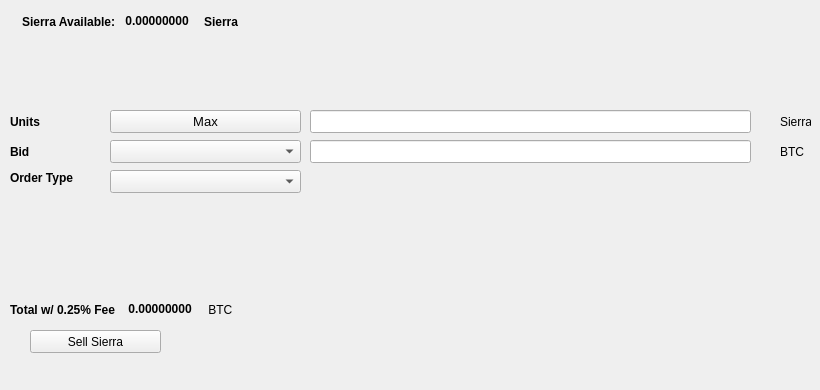
   <widget class="QWidget" name="SellTab">
    <attribute name="title">
     <string>Sell</string>
    </attribute>
    <widget class="QLabel" name="label_16">
     <property name="geometry">
      <rect>
       <x>780</x>
       <y>140</y>
       <width>31</width>
       <height>23</height>
      </rect>
     </property>
     <property name="text">
      <string>BTC</string>
     </property>
    </widget>
    <widget class="QComboBox" name="SellBidcomboBox">
     <property name="geometry">
      <rect>
       <x>110</x>
       <y>140</y>
       <width>191</width>
       <height>23</height>
      </rect>
     </property>
     <property name="font">
      <font>
       <pointsize>10</pointsize>
      </font>
     </property>
    </widget>
    <widget class="QLabel" name="label_18">
     <property name="geometry">
      <rect>
       <x>10</x>
       <y>110</y>
       <width>46</width>
       <height>23</height>
      </rect>
     </property>
     <property name="font">
      <font>
       <weight>75</weight>
       <bold>true</bold>
      </font>
     </property>
     <property name="text">
      <string>Units</string>
     </property>
    </widget>
    <widget class="QPushButton" name="Sell_Max_Amount">
     <property name="geometry">
      <rect>
       <x>110</x>
       <y>110</y>
       <width>191</width>
       <height>23</height>
      </rect>
     </property>
     <property name="font">
      <font>
       <pointsize>10</pointsize>
      </font>
     </property>
     <property name="text">
      <string>Max</string>
     </property>
    </widget>
    <widget class="QLabel" name="label_20">
     <property name="geometry">
      <rect>
       <x>10</x>
       <y>170</y>
       <width>91</width>
       <height>16</height>
      </rect>
     </property>
     <property name="font">
      <font>
       <weight>75</weight>
       <bold>true</bold>
      </font>
     </property>
     <property name="text">
      <string>Order Type</string>
     </property>
    </widget>
    <widget class="QComboBox" name="SellOrdertypeCombo">
     <property name="geometry">
      <rect>
       <x>110</x>
       <y>170</y>
       <width>191</width>
       <height>23</height>
      </rect>
     </property>
     <property name="font">
      <font>
       <pointsize>10</pointsize>
      </font>
     </property>
    </widget>
    <widget class="QLabel" name="label_21">
     <property name="geometry">
      <rect>
       <x>10</x>
       <y>140</y>
       <width>46</width>
       <height>23</height>
      </rect>
     </property>
     <property name="font">
      <font>
       <weight>75</weight>
       <bold>true</bold>
      </font>
     </property>
     <property name="text">
      <string>Bid</string>
     </property>
    </widget>
    <widget class="QLabel" name="label_22">
     <property name="geometry">
      <rect>
       <x>780</x>
       <y>110</y>
       <width>31</width>
       <height>23</height>
      </rect>
     </property>
     <property name="text">
      <string>Sierra</string>
     </property>
    </widget>
    <widget class="QLineEdit" name="UnitsInputSierra">
     <property name="geometry">
      <rect>
       <x>310</x>
       <y>110</y>
       <width>441</width>
       <height>23</height>
      </rect>
     </property>
     <property name="font">
      <font>
       <pointsize>9</pointsize>
       <weight>75</weight>
       <bold>true</bold>
      </font>
     </property>
    </widget>
    <widget class="QLineEdit" name="SellBidPriceEdit">
     <property name="geometry">
      <rect>
       <x>310</x>
       <y>140</y>
       <width>441</width>
       <height>23</height>
      </rect>
     </property>
     <property name="font">
      <font>
       <pointsize>9</pointsize>
       <weight>75</weight>
       <bold>true</bold>
      </font>
     </property>
    </widget>
    <widget class="QPushButton" name="SellSierraBTN">
     <property name="geometry">
      <rect>
       <x>30</x>
       <y>330</y>
       <width>131</width>
       <height>23</height>
      </rect>
     </property>
     <property name="text">
      <string>Sell Sierra</string>
     </property>
     <property name="icon">
      <iconset resource="../sierra">
       <normaloff>:/icons/bitcoin</normaloff>:/icons/bitcoin</iconset>
     </property>
    </widget>
    <widget class="QWidget" name="layoutWidget3">
     <property name="geometry">
      <rect>
       <x>22</x>
       <y>12</y>
       <width>258</width>
       <height>19</height>
      </rect>
     </property>
     <layout class="QHBoxLayout" name="horizontalLayout">
      <item>
       <widget class="QLabel" name="label232_2">
        <property name="font">
         <font>
          <weight>75</weight>
          <bold>true</bold>
         </font>
        </property>
        <property name="text">
         <string>Sierra Available:</string>
        </property>
       </widget>
      </item>
      <item>
       <widget class="QLabel" name="SierraAvailableLabel">
        <property name="palette">
         <palette>
          <active>
           <colorrole role="WindowText">
            <brush brushstyle="SolidPattern">
             <color alpha="255">
              <red>0</red>
              <green>0</green>
              <blue>0</blue>
             </color>
            </brush>
           </colorrole>
           <colorrole role="Button">
            <brush brushstyle="SolidPattern">
             <color alpha="255">
              <red>0</red>
              <green>170</green>
              <blue>0</blue>
             </color>
            </brush>
           </colorrole>
           <colorrole role="Light">
            <brush brushstyle="SolidPattern">
             <color alpha="255">
              <red>0</red>
              <green>255</green>
              <blue>0</blue>
             </color>
            </brush>
           </colorrole>
           <colorrole role="Midlight">
            <brush brushstyle="SolidPattern">
             <color alpha="255">
              <red>0</red>
              <green>212</green>
              <blue>0</blue>
             </color>
            </brush>
           </colorrole>
           <colorrole role="Dark">
            <brush brushstyle="SolidPattern">
             <color alpha="255">
              <red>0</red>
              <green>85</green>
              <blue>0</blue>
             </color>
            </brush>
           </colorrole>
           <colorrole role="Mid">
            <brush brushstyle="SolidPattern">
             <color alpha="255">
              <red>0</red>
              <green>113</green>
              <blue>0</blue>
             </color>
            </brush>
           </colorrole>
           <colorrole role="Text">
            <brush brushstyle="SolidPattern">
             <color alpha="255">
              <red>0</red>
              <green>170</green>
              <blue>0</blue>
             </color>
            </brush>
           </colorrole>
           <colorrole role="BrightText">
            <brush brushstyle="SolidPattern">
             <color alpha="255">
              <red>255</red>
              <green>255</green>
              <blue>255</blue>
             </color>
            </brush>
           </colorrole>
           <colorrole role="ButtonText">
            <brush brushstyle="SolidPattern">
             <color alpha="255">
              <red>0</red>
              <green>0</green>
              <blue>0</blue>
             </color>
            </brush>
           </colorrole>
           <colorrole role="Base">
            <brush brushstyle="SolidPattern">
             <color alpha="255">
              <red>255</red>
              <green>255</green>
              <blue>255</blue>
             </color>
            </brush>
           </colorrole>
           <colorrole role="Window">
            <brush brushstyle="SolidPattern">
             <color alpha="255">
              <red>0</red>
              <green>170</green>
              <blue>0</blue>
             </color>
            </brush>
           </colorrole>
           <colorrole role="Shadow">
            <brush brushstyle="SolidPattern">
             <color alpha="255">
              <red>0</red>
              <green>0</green>
              <blue>0</blue>
             </color>
            </brush>
           </colorrole>
           <colorrole role="AlternateBase">
            <brush brushstyle="SolidPattern">
             <color alpha="255">
              <red>127</red>
              <green>212</green>
              <blue>127</blue>
             </color>
            </brush>
           </colorrole>
           <colorrole role="ToolTipBase">
            <brush brushstyle="SolidPattern">
             <color alpha="255">
              <red>255</red>
              <green>255</green>
              <blue>220</blue>
             </color>
            </brush>
           </colorrole>
           <colorrole role="ToolTipText">
            <brush brushstyle="SolidPattern">
             <color alpha="255">
              <red>0</red>
              <green>0</green>
              <blue>0</blue>
             </color>
            </brush>
           </colorrole>
          </active>
          <inactive>
           <colorrole role="WindowText">
            <brush brushstyle="SolidPattern">
             <color alpha="255">
              <red>0</red>
              <green>0</green>
              <blue>0</blue>
             </color>
            </brush>
           </colorrole>
           <colorrole role="Button">
            <brush brushstyle="SolidPattern">
             <color alpha="255">
              <red>0</red>
              <green>170</green>
              <blue>0</blue>
             </color>
            </brush>
           </colorrole>
           <colorrole role="Light">
            <brush brushstyle="SolidPattern">
             <color alpha="255">
              <red>0</red>
              <green>255</green>
              <blue>0</blue>
             </color>
            </brush>
           </colorrole>
           <colorrole role="Midlight">
            <brush brushstyle="SolidPattern">
             <color alpha="255">
              <red>0</red>
              <green>212</green>
              <blue>0</blue>
             </color>
            </brush>
           </colorrole>
           <colorrole role="Dark">
            <brush brushstyle="SolidPattern">
             <color alpha="255">
              <red>0</red>
              <green>85</green>
              <blue>0</blue>
             </color>
            </brush>
           </colorrole>
           <colorrole role="Mid">
            <brush brushstyle="SolidPattern">
             <color alpha="255">
              <red>0</red>
              <green>113</green>
              <blue>0</blue>
             </color>
            </brush>
           </colorrole>
           <colorrole role="Text">
            <brush brushstyle="SolidPattern">
             <color alpha="255">
              <red>0</red>
              <green>170</green>
              <blue>0</blue>
             </color>
            </brush>
           </colorrole>
           <colorrole role="BrightText">
            <brush brushstyle="SolidPattern">
             <color alpha="255">
              <red>255</red>
              <green>255</green>
              <blue>255</blue>
             </color>
            </brush>
           </colorrole>
           <colorrole role="ButtonText">
            <brush brushstyle="SolidPattern">
             <color alpha="255">
              <red>0</red>
              <green>0</green>
              <blue>0</blue>
             </color>
            </brush>
           </colorrole>
           <colorrole role="Base">
            <brush brushstyle="SolidPattern">
             <color alpha="255">
              <red>255</red>
              <green>255</green>
              <blue>255</blue>
             </color>
            </brush>
           </colorrole>
           <colorrole role="Window">
            <brush brushstyle="SolidPattern">
             <color alpha="255">
              <red>0</red>
              <green>170</green>
              <blue>0</blue>
             </color>
            </brush>
           </colorrole>
           <colorrole role="Shadow">
            <brush brushstyle="SolidPattern">
             <color alpha="255">
              <red>0</red>
              <green>0</green>
              <blue>0</blue>
             </color>
            </brush>
           </colorrole>
           <colorrole role="AlternateBase">
            <brush brushstyle="SolidPattern">
             <color alpha="255">
              <red>127</red>
              <green>212</green>
              <blue>127</blue>
             </color>
            </brush>
           </colorrole>
           <colorrole role="ToolTipBase">
            <brush brushstyle="SolidPattern">
             <color alpha="255">
              <red>255</red>
              <green>255</green>
              <blue>220</blue>
             </color>
            </brush>
           </colorrole>
           <colorrole role="ToolTipText">
            <brush brushstyle="SolidPattern">
             <color alpha="255">
              <red>0</red>
              <green>0</green>
              <blue>0</blue>
             </color>
            </brush>
           </colorrole>
          </inactive>
          <disabled>
           <colorrole role="WindowText">
            <brush brushstyle="SolidPattern">
             <color alpha="255">
              <red>0</red>
              <green>85</green>
              <blue>0</blue>
             </color>
            </brush>
           </colorrole>
           <colorrole role="Button">
            <brush brushstyle="SolidPattern">
             <color alpha="255">
              <red>0</red>
              <green>170</green>
              <blue>0</blue>
             </color>
            </brush>
           </colorrole>
           <colorrole role="Light">
            <brush brushstyle="SolidPattern">
             <color alpha="255">
              <red>0</red>
              <green>255</green>
              <blue>0</blue>
             </color>
            </brush>
           </colorrole>
           <colorrole role="Midlight">
            <brush brushstyle="SolidPattern">
             <color alpha="255">
              <red>0</red>
              <green>212</green>
              <blue>0</blue>
             </color>
            </brush>
           </colorrole>
           <colorrole role="Dark">
            <brush brushstyle="SolidPattern">
             <color alpha="255">
              <red>0</red>
              <green>85</green>
              <blue>0</blue>
             </color>
            </brush>
           </colorrole>
           <colorrole role="Mid">
            <brush brushstyle="SolidPattern">
             <color alpha="255">
              <red>0</red>
              <green>113</green>
              <blue>0</blue>
             </color>
            </brush>
           </colorrole>
           <colorrole role="Text">
            <brush brushstyle="SolidPattern">
             <color alpha="255">
              <red>0</red>
              <green>85</green>
              <blue>0</blue>
             </color>
            </brush>
           </colorrole>
           <colorrole role="BrightText">
            <brush brushstyle="SolidPattern">
             <color alpha="255">
              <red>255</red>
              <green>255</green>
              <blue>255</blue>
             </color>
            </brush>
           </colorrole>
           <colorrole role="ButtonText">
            <brush brushstyle="SolidPattern">
             <color alpha="255">
              <red>0</red>
              <green>85</green>
              <blue>0</blue>
             </color>
            </brush>
           </colorrole>
           <colorrole role="Base">
            <brush brushstyle="SolidPattern">
             <color alpha="255">
              <red>0</red>
              <green>170</green>
              <blue>0</blue>
             </color>
            </brush>
           </colorrole>
           <colorrole role="Window">
            <brush brushstyle="SolidPattern">
             <color alpha="255">
              <red>0</red>
              <green>170</green>
              <blue>0</blue>
             </color>
            </brush>
           </colorrole>
           <colorrole role="Shadow">
            <brush brushstyle="SolidPattern">
             <color alpha="255">
              <red>0</red>
              <green>0</green>
              <blue>0</blue>
             </color>
            </brush>
           </colorrole>
           <colorrole role="AlternateBase">
            <brush brushstyle="SolidPattern">
             <color alpha="255">
              <red>0</red>
              <green>170</green>
              <blue>0</blue>
             </color>
            </brush>
           </colorrole>
           <colorrole role="ToolTipBase">
            <brush brushstyle="SolidPattern">
             <color alpha="255">
              <red>255</red>
              <green>255</green>
              <blue>220</blue>
             </color>
            </brush>
           </colorrole>
           <colorrole role="ToolTipText">
            <brush brushstyle="SolidPattern">
             <color alpha="255">
              <red>0</red>
              <green>0</green>
              <blue>0</blue>
             </color>
            </brush>
           </colorrole>
          </disabled>
         </palette>
        </property>
        <property name="font">
         <font>
          <weight>75</weight>
          <bold>true</bold>
         </font>
        </property>
        <property name="text">
         <string> 0.00000000 </string>
        </property>
        <property name="textInteractionFlags">
         <set>Qt::LinksAccessibleByMouse|Qt::TextSelectableByKeyboard|Qt::TextSelectableByMouse</set>
        </property>
       </widget>
      </item>
      <item>
       <widget class="QLabel" name="labelSierra">
        <property name="font">
         <font>
          <weight>75</weight>
          <bold>true</bold>
         </font>
        </property>
        <property name="text">
         <string>Sierra</string>
        </property>
       </widget>
      </item>
     </layout>
    </widget>
    <widget class="QWidget" name="layoutWidget">
     <property name="geometry">
      <rect>
       <x>10</x>
       <y>300</y>
       <width>268</width>
       <height>19</height>
      </rect>
     </property>
     <layout class="QHBoxLayout" name="horizontalLayout_2">
      <item>
       <widget class="QLabel" name="label_19">
        <property name="font">
         <font>
          <weight>75</weight>
          <bold>true</bold>
         </font>
        </property>
        <property name="text">
         <string>Total w/ 0.25% Fee </string>
        </property>
       </widget>
      </item>
      <item>
       <widget class="QLabel" name="SellCostLabel">
        <property name="palette">
         <palette>
          <active>
           <colorrole role="WindowText">
            <brush brushstyle="SolidPattern">
             <color alpha="255">
              <red>0</red>
              <green>0</green>
              <blue>0</blue>
             </color>
            </brush>
           </colorrole>
           <colorrole role="Button">
            <brush brushstyle="SolidPattern">
             <color alpha="255">
              <red>0</red>
              <green>170</green>
              <blue>0</blue>
             </color>
            </brush>
           </colorrole>
           <colorrole role="Light">
            <brush brushstyle="SolidPattern">
             <color alpha="255">
              <red>0</red>
              <green>255</green>
              <blue>0</blue>
             </color>
            </brush>
           </colorrole>
           <colorrole role="Midlight">
            <brush brushstyle="SolidPattern">
             <color alpha="255">
              <red>0</red>
              <green>212</green>
              <blue>0</blue>
             </color>
            </brush>
           </colorrole>
           <colorrole role="Dark">
            <brush brushstyle="SolidPattern">
             <color alpha="255">
              <red>0</red>
              <green>85</green>
              <blue>0</blue>
             </color>
            </brush>
           </colorrole>
           <colorrole role="Mid">
            <brush brushstyle="SolidPattern">
             <color alpha="255">
              <red>0</red>
              <green>113</green>
              <blue>0</blue>
             </color>
            </brush>
           </colorrole>
           <colorrole role="Text">
            <brush brushstyle="SolidPattern">
             <color alpha="255">
              <red>0</red>
              <green>170</green>
              <blue>0</blue>
             </color>
            </brush>
           </colorrole>
           <colorrole role="BrightText">
            <brush brushstyle="SolidPattern">
             <color alpha="255">
              <red>255</red>
              <green>255</green>
              <blue>255</blue>
             </color>
            </brush>
           </colorrole>
           <colorrole role="ButtonText">
            <brush brushstyle="SolidPattern">
             <color alpha="255">
              <red>0</red>
              <green>0</green>
              <blue>0</blue>
             </color>
            </brush>
           </colorrole>
           <colorrole role="Base">
            <brush brushstyle="SolidPattern">
             <color alpha="255">
              <red>255</red>
              <green>255</green>
              <blue>255</blue>
             </color>
            </brush>
           </colorrole>
           <colorrole role="Window">
            <brush brushstyle="SolidPattern">
             <color alpha="255">
              <red>0</red>
              <green>170</green>
              <blue>0</blue>
             </color>
            </brush>
           </colorrole>
           <colorrole role="Shadow">
            <brush brushstyle="SolidPattern">
             <color alpha="255">
              <red>0</red>
              <green>0</green>
              <blue>0</blue>
             </color>
            </brush>
           </colorrole>
           <colorrole role="AlternateBase">
            <brush brushstyle="SolidPattern">
             <color alpha="255">
              <red>127</red>
              <green>212</green>
              <blue>127</blue>
             </color>
            </brush>
           </colorrole>
           <colorrole role="ToolTipBase">
            <brush brushstyle="SolidPattern">
             <color alpha="255">
              <red>255</red>
              <green>255</green>
              <blue>220</blue>
             </color>
            </brush>
           </colorrole>
           <colorrole role="ToolTipText">
            <brush brushstyle="SolidPattern">
             <color alpha="255">
              <red>0</red>
              <green>0</green>
              <blue>0</blue>
             </color>
            </brush>
           </colorrole>
          </active>
          <inactive>
           <colorrole role="WindowText">
            <brush brushstyle="SolidPattern">
             <color alpha="255">
              <red>0</red>
              <green>0</green>
              <blue>0</blue>
             </color>
            </brush>
           </colorrole>
           <colorrole role="Button">
            <brush brushstyle="SolidPattern">
             <color alpha="255">
              <red>0</red>
              <green>170</green>
              <blue>0</blue>
             </color>
            </brush>
           </colorrole>
           <colorrole role="Light">
            <brush brushstyle="SolidPattern">
             <color alpha="255">
              <red>0</red>
              <green>255</green>
              <blue>0</blue>
             </color>
            </brush>
           </colorrole>
           <colorrole role="Midlight">
            <brush brushstyle="SolidPattern">
             <color alpha="255">
              <red>0</red>
              <green>212</green>
              <blue>0</blue>
             </color>
            </brush>
           </colorrole>
           <colorrole role="Dark">
            <brush brushstyle="SolidPattern">
             <color alpha="255">
              <red>0</red>
              <green>85</green>
              <blue>0</blue>
             </color>
            </brush>
           </colorrole>
           <colorrole role="Mid">
            <brush brushstyle="SolidPattern">
             <color alpha="255">
              <red>0</red>
              <green>113</green>
              <blue>0</blue>
             </color>
            </brush>
           </colorrole>
           <colorrole role="Text">
            <brush brushstyle="SolidPattern">
             <color alpha="255">
              <red>0</red>
              <green>170</green>
              <blue>0</blue>
             </color>
            </brush>
           </colorrole>
           <colorrole role="BrightText">
            <brush brushstyle="SolidPattern">
             <color alpha="255">
              <red>255</red>
              <green>255</green>
              <blue>255</blue>
             </color>
            </brush>
           </colorrole>
           <colorrole role="ButtonText">
            <brush brushstyle="SolidPattern">
             <color alpha="255">
              <red>0</red>
              <green>0</green>
              <blue>0</blue>
             </color>
            </brush>
           </colorrole>
           <colorrole role="Base">
            <brush brushstyle="SolidPattern">
             <color alpha="255">
              <red>255</red>
              <green>255</green>
              <blue>255</blue>
             </color>
            </brush>
           </colorrole>
           <colorrole role="Window">
            <brush brushstyle="SolidPattern">
             <color alpha="255">
              <red>0</red>
              <green>170</green>
              <blue>0</blue>
             </color>
            </brush>
           </colorrole>
           <colorrole role="Shadow">
            <brush brushstyle="SolidPattern">
             <color alpha="255">
              <red>0</red>
              <green>0</green>
              <blue>0</blue>
             </color>
            </brush>
           </colorrole>
           <colorrole role="AlternateBase">
            <brush brushstyle="SolidPattern">
             <color alpha="255">
              <red>127</red>
              <green>212</green>
              <blue>127</blue>
             </color>
            </brush>
           </colorrole>
           <colorrole role="ToolTipBase">
            <brush brushstyle="SolidPattern">
             <color alpha="255">
              <red>255</red>
              <green>255</green>
              <blue>220</blue>
             </color>
            </brush>
           </colorrole>
           <colorrole role="ToolTipText">
            <brush brushstyle="SolidPattern">
             <color alpha="255">
              <red>0</red>
              <green>0</green>
              <blue>0</blue>
             </color>
            </brush>
           </colorrole>
          </inactive>
          <disabled>
           <colorrole role="WindowText">
            <brush brushstyle="SolidPattern">
             <color alpha="255">
              <red>0</red>
              <green>85</green>
              <blue>0</blue>
             </color>
            </brush>
           </colorrole>
           <colorrole role="Button">
            <brush brushstyle="SolidPattern">
             <color alpha="255">
              <red>0</red>
              <green>170</green>
              <blue>0</blue>
             </color>
            </brush>
           </colorrole>
           <colorrole role="Light">
            <brush brushstyle="SolidPattern">
             <color alpha="255">
              <red>0</red>
              <green>255</green>
              <blue>0</blue>
             </color>
            </brush>
           </colorrole>
           <colorrole role="Midlight">
            <brush brushstyle="SolidPattern">
             <color alpha="255">
              <red>0</red>
              <green>212</green>
              <blue>0</blue>
             </color>
            </brush>
           </colorrole>
           <colorrole role="Dark">
            <brush brushstyle="SolidPattern">
             <color alpha="255">
              <red>0</red>
              <green>85</green>
              <blue>0</blue>
             </color>
            </brush>
           </colorrole>
           <colorrole role="Mid">
            <brush brushstyle="SolidPattern">
             <color alpha="255">
              <red>0</red>
              <green>113</green>
              <blue>0</blue>
             </color>
            </brush>
           </colorrole>
           <colorrole role="Text">
            <brush brushstyle="SolidPattern">
             <color alpha="255">
              <red>0</red>
              <green>85</green>
              <blue>0</blue>
             </color>
            </brush>
           </colorrole>
           <colorrole role="BrightText">
            <brush brushstyle="SolidPattern">
             <color alpha="255">
              <red>255</red>
              <green>255</green>
              <blue>255</blue>
             </color>
            </brush>
           </colorrole>
           <colorrole role="ButtonText">
            <brush brushstyle="SolidPattern">
             <color alpha="255">
              <red>0</red>
              <green>85</green>
              <blue>0</blue>
             </color>
            </brush>
           </colorrole>
           <colorrole role="Base">
            <brush brushstyle="SolidPattern">
             <color alpha="255">
              <red>0</red>
              <green>170</green>
              <blue>0</blue>
             </color>
            </brush>
           </colorrole>
           <colorrole role="Window">
            <brush brushstyle="SolidPattern">
             <color alpha="255">
              <red>0</red>
              <green>170</green>
              <blue>0</blue>
             </color>
            </brush>
           </colorrole>
           <colorrole role="Shadow">
            <brush brushstyle="SolidPattern">
             <color alpha="255">
              <red>0</red>
              <green>0</green>
              <blue>0</blue>
             </color>
            </brush>
           </colorrole>
           <colorrole role="AlternateBase">
            <brush brushstyle="SolidPattern">
             <color alpha="255">
              <red>0</red>
              <green>170</green>
              <blue>0</blue>
             </color>
            </brush>
           </colorrole>
           <colorrole role="ToolTipBase">
            <brush brushstyle="SolidPattern">
             <color alpha="255">
              <red>255</red>
              <green>255</green>
              <blue>220</blue>
             </color>
            </brush>
           </colorrole>
           <colorrole role="ToolTipText">
            <brush brushstyle="SolidPattern">
             <color alpha="255">
              <red>0</red>
              <green>0</green>
              <blue>0</blue>
             </color>
            </brush>
           </colorrole>
          </disabled>
         </palette>
        </property>
        <property name="font">
         <font>
          <weight>75</weight>
          <bold>true</bold>
         </font>
        </property>
        <property name="autoFillBackground">
         <bool>false</bool>
        </property>
        <property name="text">
         <string> 0.00000000</string>
        </property>
        <property name="textInteractionFlags">
         <set>Qt::LinksAccessibleByMouse|Qt::TextSelectableByMouse</set>
        </property>
       </widget>
      </item>
      <item>
       <widget class="QLabel" name="label_17">
        <property name="font">
         <font>
          <weight>50</weight>
          <bold>false</bold>
         </font>
        </property>
        <property name="text">
         <string> BTC</string>
        </property>
       </widget>
      </item>
     </layout>
    </widget>
    <widget class="QLabel" name="label_23">
     <property name="geometry">
      <rect>
       <x>460</x>
       <y>300</y>
       <width>281</width>
       <height>81</height>
      </rect>
     </property>
     <property name="text">
      <string/>
     </property>
     <property name="pixmap">
      <pixmap>:/images/bittrex</pixmap>
     </property>
    </widget>
   </widget>
